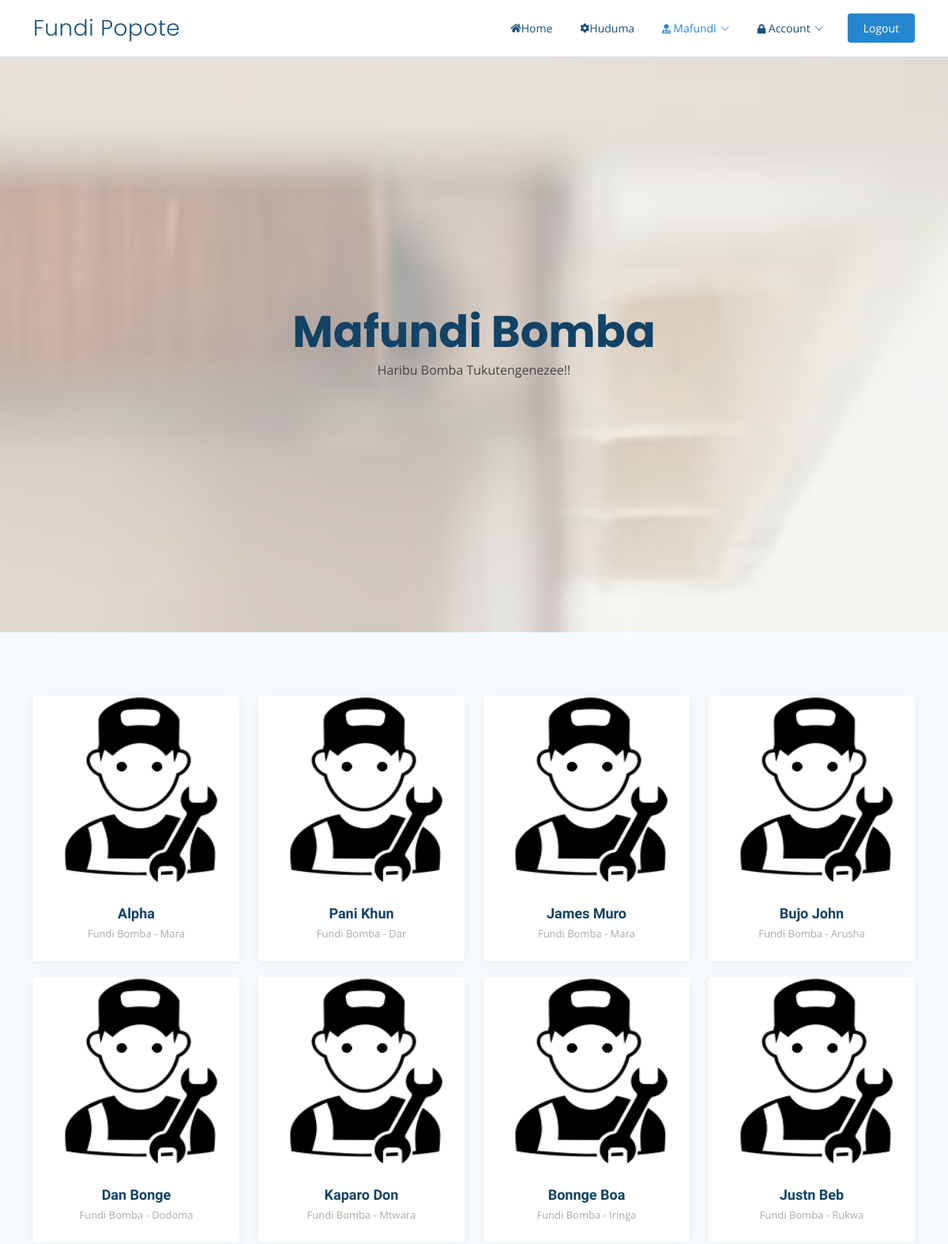
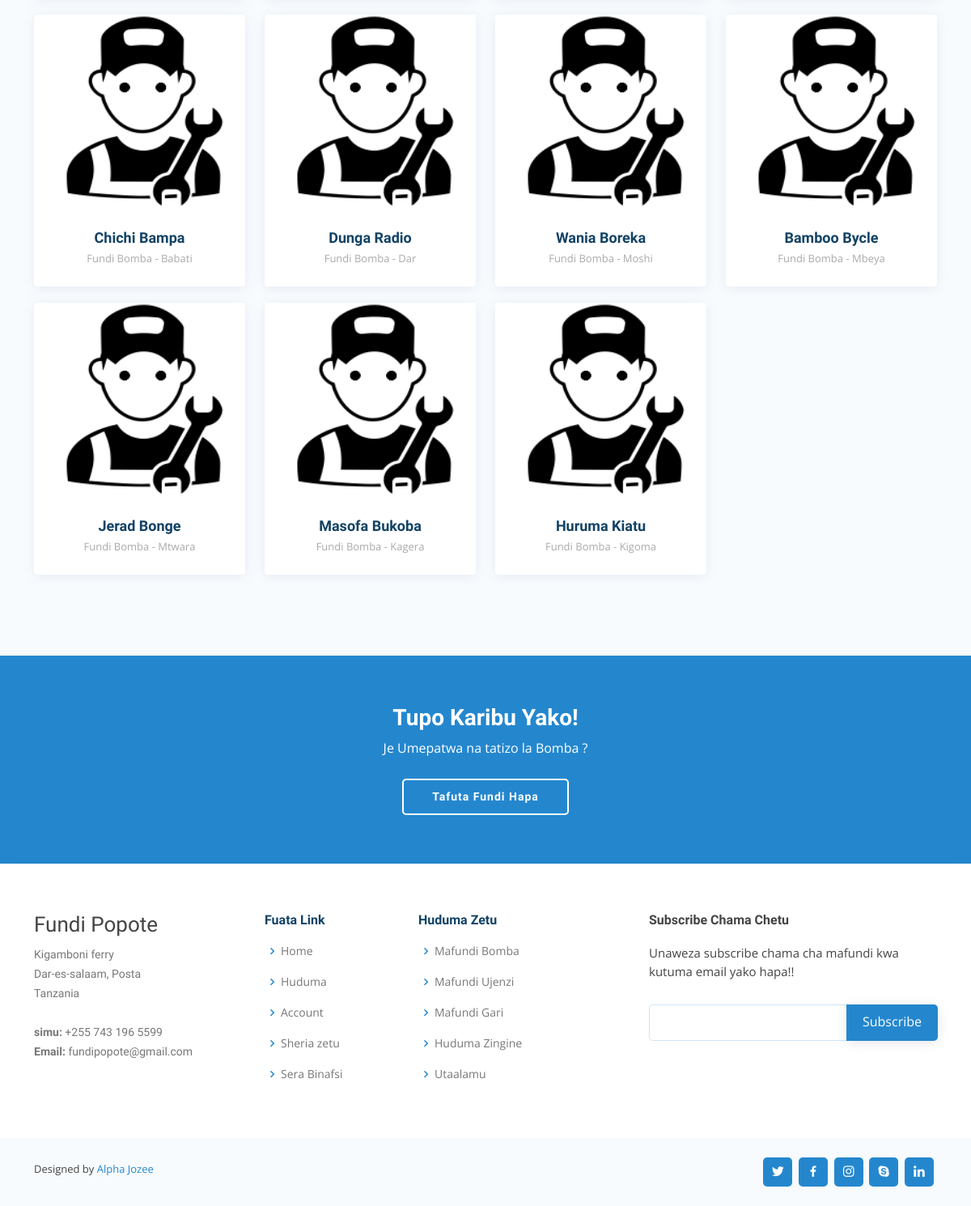
Screenshot of /mafundiCartegory.php?cartegory=Bomba with the database file from the repository (2 pictures, top to bottom).
### tables this page shows
CREATE TABLE `member` (
  `id` int(11) NOT NULL,
  `username` varchar(20) NOT NULL,
  `email` varchar(100) NOT NULL,
  `phone` varchar(12) NOT NULL,
  `region` varchar(100) NOT NULL,
  `district` varchar(100) NOT NULL,
  `password` varchar(10) NOT NULL,
  `cartegory` varchar(100) NOT NULL,
  `img` varchar(100) NOT NULL
);

### mafundiCartegory.php (the view, shortened to what this page needs)
<!DOCTYPE html>
<html lang="en">
<head>
    <link href="assets/vendor/aos/aos.css" rel="stylesheet" />
    <link href="assets/vendor/bootstrap/css/bootstrap.css" rel="stylesheet" />
    <link href="assets/vendor/bootstrap/css/bootstrap.min.css" rel="stylesheet" />
    <link href="assets/vendor/bootstrap-icons/bootstrap-icons.css" rel="stylesheet" />
    <link href="assets/vendor/boxicons/css/boxicons.min.css" rel="stylesheet" />
    <link href="assets/vendor/glightbox/css/glightbox.min.css" rel="stylesheet" />
    <link href="assets/vendor/remixicon/remixicon.css" rel="stylesheet" />
    <link href="assets/vendor/swiper/swiper-bundle.min.css" rel="stylesheet" />
    <link href="assets/css/style.css" rel="stylesheet" />
    <link href="assets/css/all.css" rel="stylesheet" />
</head>
<body>
    <header id="header" class="fixed-top">
        <div class="container d-flex align-items-center justify-content-between">
            <h2 class="logo"><a href="home.php">Fundi Popote</a></h2>
            <nav id="navbar" class="navbar">
                <ul>
                    <li><a class="nav-link scrollto" href="home.php"><i class="fa fa-home" aria-hidden="true"></i> Home</a></li>
                    <li><a class="nav-link scrollto" href="cartegory.php"><i class="fa fa-cog" aria-hidden="true"></i> Huduma</a></li>
                    <li class="dropdown">
                        <a href="#" class="active"><span><i class="fa fa-user-md" aria-hidden="true"></i> Mafundi</span> <i class="bi bi-chevron-down"></i></a>
                    </li>
                     <li class="dropdown">
                        <a href="#"><span><i class="fa fa-lock" aria-hidden="true"></i> Account</span> <i class="bi bi-chevron-down"></i></a>
                    </li>
                    <li>
                        <a class="getstarted scrollto" href="index.php">Logout</a>
                    </li>
                </ul>
            </nav>
        </div>
    </header>
    <?php
             $cartegory = $_GET['cartegory'];
    ?>
        <section id="hero" class="d-flex align-items-center" style="background-image: url('assets/img/<?php echo $cartegory;?>.jpg');">
            <div class="container position-relative" data-aos="fade-up" data-aos-delay="100">
                <div class="row justify-content-center">
                    <div class="col-xl-7 col-lg-9 text-center">
                        <h1>Mafundi <?php  echo $cartegory;?></h1>
                        <p>Haribu <?php  echo $cartegory;?> Tukutengenezee!!</p>
                    </div>
                </div>
            </div>
        </section>
    <main id="main">
        <section id="team" class="team section-bg">
            <div class="container" data-aos="fade-up">
                <div class="row">
                    <?php
                          $cartegory = $_GET['cartegory'];
                          include "connection.php";
                          $sql = "SELECT * FROM  member  WHERE member.cartegory ='$cartegory'";
                          $check = mysqli_query($conn, $sql);
                          while($row = mysqli_fetch_assoc($check)){
                        ?>
                         <div class="col-lg-3 col-md-6 d-flex align-items-stretch" data-aos="fade-up" data-aos-delay="200">
                                <div class="member">
                                    <div class="member-img">
                                        <img src="<?php echo $row['img']; ?>" style="height: 240px; width: 300px;" class="img-fluid" alt="" />
                                    </div>
                                    <div class="member-info">
                                        <h4><?php echo ucwords($row['username']); ?></h4>
                                        <span>Fundi <?php echo ucwords($row['cartegory']); ?> - <?php echo ucwords($row['region']); ?></span>
                                    </div>
                                </div>
                            </div>
                    <?php } ?>
                </div>
            </div>
        </section>
        <section id="cta" class="cta">
            <div class="container" data-aos="zoom-in">
                <div class="text-center">
                    <h3>Tupo Karibu Yako!</h3>
                    <p>
                        Je Umepatwa na tatizo la <?php echo $_GET['cartegory']; ?> ?
                    </p>
                    <a class="cta-btn" href="#">Tafuta Fundi Hapa</a>
                </div>
            </div>
        </section>
    </main>
       <footer id="footer">
        <div class="footer-top">
            <div class="container">
                <div class="row">
                    <div class="col-lg-3 col-md-6 footer-contact">
                        <h3>Fundi Popote</h3>
                        <p>
                            Kigamboni ferry <br /> Dar-es-salaam, Posta<br /> Tanzania <br /><br />
                            <strong>simu:</strong> +255 743 196 5599<br />
                            <strong>Email:</strong> fundipopote@gmail.com<br />
                        </p>
                    </div>
                    <div class="col-lg-2 col-md-6 footer-links">
                        <h4>Fuata Link</h4>
                        <ul>
                            <li>
                                <i class="bx bx-chevron-right"></i> <a href="home.php">Home</a>
                            </li>
                            <li>
                                <i class="bx bx-chevron-right"></i> <a href="cartegory.php">Huduma</a>
                            </li>
                            <li>
                                <i class="bx bx-chevron-right"></i> <a href="profile.php">Account</a>
                            </li>
                            <li>
                                <i class="bx bx-chevron-right"></i>
                                <a href="#">Sheria zetu</a>
                            </li>
                            <li>
                                <i class="bx bx-chevron-right"></i>
                                <a href="#">Sera Binafsi</a>
                            </li>
                        </ul>
                    </div>
                    <div class="col-lg-3 col-md-6 footer-links">
                        <h4>Huduma Zetu</h4>
                        <ul>
                            <li>
                                <i class="bx bx-chevron-right"></i> <a href="#">Mafundi Bomba</a>
                            </li>
                            <li>
                                <i class="bx bx-chevron-right"></i>
                                <a href="#">Mafundi Ujenzi</a>
                            </li>
                            <li>
                                <i class="bx bx-chevron-right"></i>
                                <a href="#">Mafundi Gari</a>
                            </li>
                            <li>
                                <i class="bx bx-chevron-right"></i> <a href="#">Huduma Zingine</a>
                            </li>
                            <li>
                                <i class="bx bx-chevron-right"></i>
                                <a href="#">Utaalamu</a>
                            </li>
                        </ul>
                    </div>
                    <div class="col-lg-4 col-md-6 footer-newsletter">
                        <h4>Subscribe Chama Chetu</h4>
                        <p>
                            Unaweza subscribe chama cha mafundi kwa kutuma email yako hapa!!
                        </p>
                        <form action="" method="post">
                            <input type="email" name="email" required/><input type="submit" value="Subscribe" />
                        </form>
                    </div>
                </div>
            </div>
        </div>
        <div class="container d-md-flex py-4">
            <div class="me-md-auto text-center text-md-start">
                <div class="credits">
                    Designed by <a href="https://alphaxad.000webhostapp.com">Alpha Jozee</a>
                </div>
            </div>
            <div class="social-links text-center text-md-right pt-3 pt-md-0">
                <a href="#" class="twitter"><i class="bx bxl-twitter"></i></a>
                <a href="#" class="facebook"><i class="bx bxl-facebook"></i></a>
                <a href="#" class="instagram"><i class="bx bxl-instagram"></i></a>
                <a href="#" class="google-plus"><i class="bx bxl-skype"></i></a>
                <a href="#" class="linkedin"><i class="bx bxl-linkedin"></i></a>
            </div>
        </div>
       </footer>
</body>
</html>

### rows the page displays
member: img (placeholder picture), username "Alpha", cartegory "Bomba", region "Mara"
member: img (placeholder picture), username "Pani Khun", cartegory "Bomba", region "Dar"
member: img (placeholder picture), username "James Muro", cartegory "Bomba", region "Mara"
member: img (placeholder picture), username "Bujo John", cartegory "Bomba", region "Arusha"
member: img (placeholder picture), username "Dan Bonge", cartegory "Bomba", region "Dodoma"
member: img (placeholder picture), username "Kaparo Don", cartegory "Bomba", region "Mtwara"
member: img (placeholder picture), username "Bonnge Boa", cartegory "Bomba", region "Iringa"
member: img (placeholder picture), username "Justn Beb", cartegory "Bomba", region "Rukwa"
member: img (placeholder picture), username "Chichi Bampa", cartegory "Bomba", region "Babati"
member: img (placeholder picture), username "Dunga Radio", cartegory "Bomba", region "Dar"
member: img (placeholder picture), username "Wania Boreka", cartegory "Bomba", region "Moshi"
member: img (placeholder picture), username "Bamboo Bycle", cartegory "Bomba", region "Mbeya"
member: img (placeholder picture), username "Jerad Bonge", cartegory "Bomba", region "Mtwara"
member: img (placeholder picture), username "Masofa Bukoba", cartegory "Bomba", region "Kagera"
member: img (placeholder picture), username "Huruma Kiatu", cartegory "Bomba", region "Kigoma"

### other values shown
$cartegory "Bomba"
$_GET['cartegory'] "Bomba"
